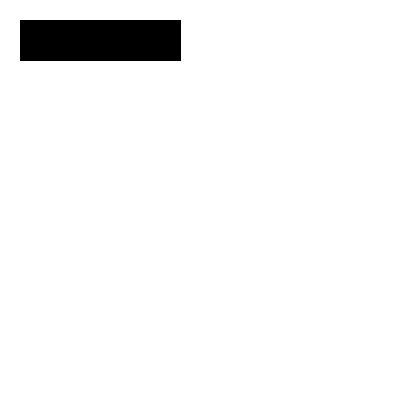
Frame 1 (no input)
Frame 60 (the mouse pressed at the canvas centre just before this capture): identical to frame 1, image omitted
Frame 120 (the mouse held since frame 60 and released just before this capture): identical to frame 1, image omitted

The Processing sketch that drew this single still picture (run headless with seeded random() and noise(); from frame 60 on, the mouse is pressed at the canvas centre):

// Processing sketch: MouseClickColors_java
// ── MouseClickColors_java.pde
int color1 = 0;
int color2 = 0;
int color3 = 0;
int color4 = 0;

void setup() {
  size(400,400);
  background(255);
}

void draw(){
  fill(color1);
  stroke(0);
  rect(20,20,40,40);
  fill(color2);
  rect(60,20,40,40);
  fill(color3);
  rect(100,20,40,40);
  fill(color4);
  rect(140,20,40,40);
}

void mousePressed() {
  if(color1 == 0 && pmouseY == 20){
    color1 = 255;
  } else {
    color1 = 0;
  }
}
